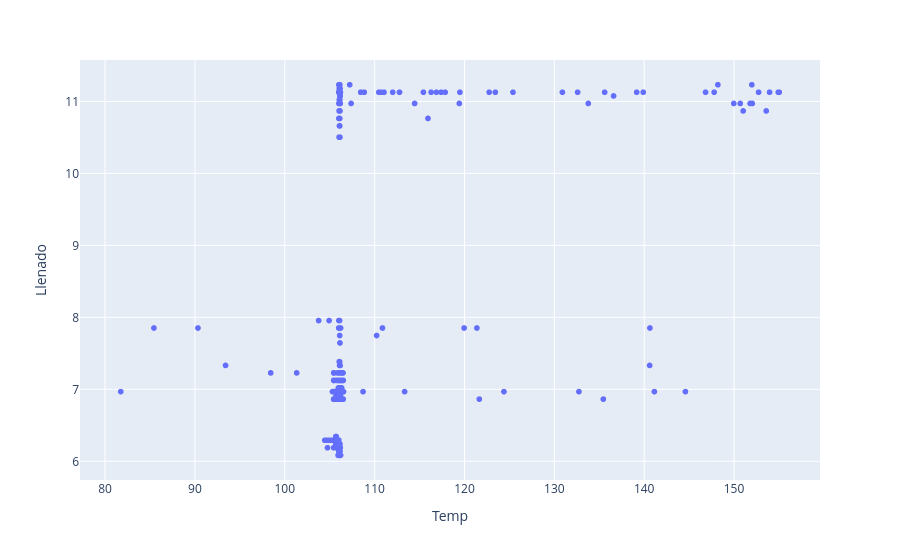

The cell this chart's notebook holds for it:
### Code cell
px.scatter(df, x="Temp", y="Llenado")

### Figure 1 — Plotly figure (JSON) as saved in the notebook; plotly's stock layout.template omitted (floating-point values rounded to 4 significant figures; data arrays with more than 128 entries replaced by an {"elided": "..."} marker saying what was removed)
{"data": [{"hovertemplate": "Temp=%{x}<br>Llenado=%{y}<extra></extra>", "legendgroup": "", "marker": {"color": "#636efa", "symbol": "circle"}, "mode": "markers", "name": "", "showlegend": false, "type": "scattergl", "x": {"elided": "1451 float values"}, "xaxis": "x", "y": {"elided": "1451 float values"}, "yaxis": "y"}], "layout": {"legend": {"tracegroupgap": 0}, "margin": {"t": 60}, "xaxis": {"anchor": "y", "domain": [0, 1], "title": {"text": "Temp"}}, "yaxis": {"anchor": "x", "domain": [0, 1], "title": {"text": "Llenado"}}}}
